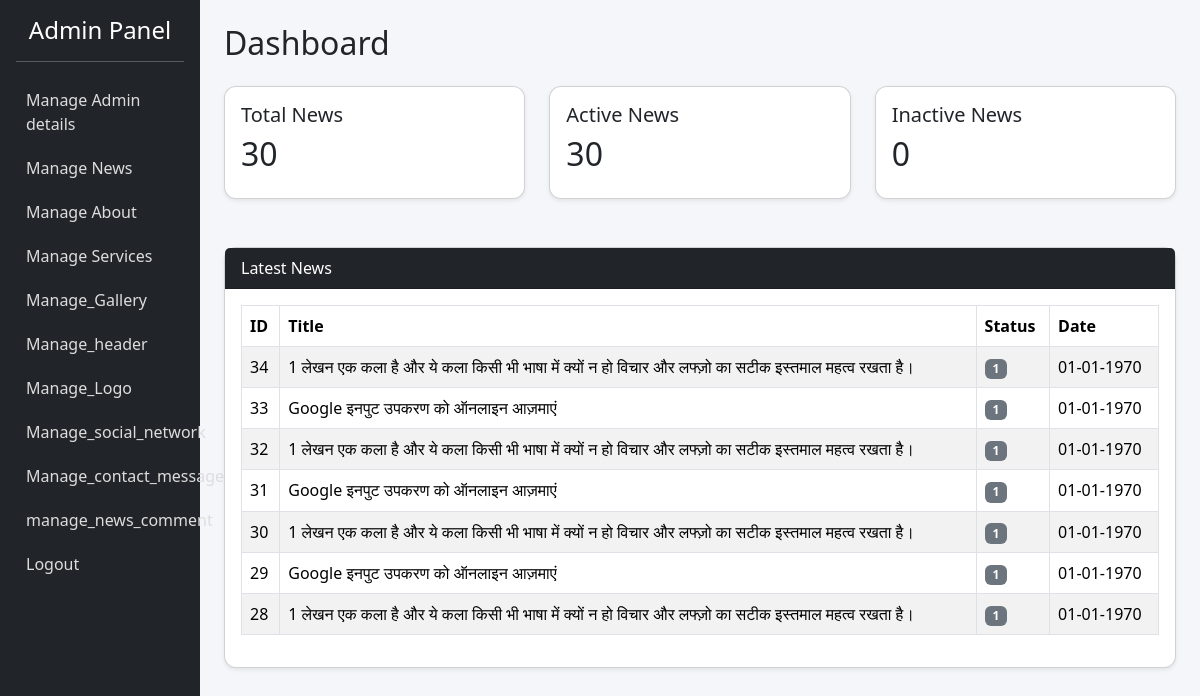
The app's page /admin_dashboard.php (signed in), older data.
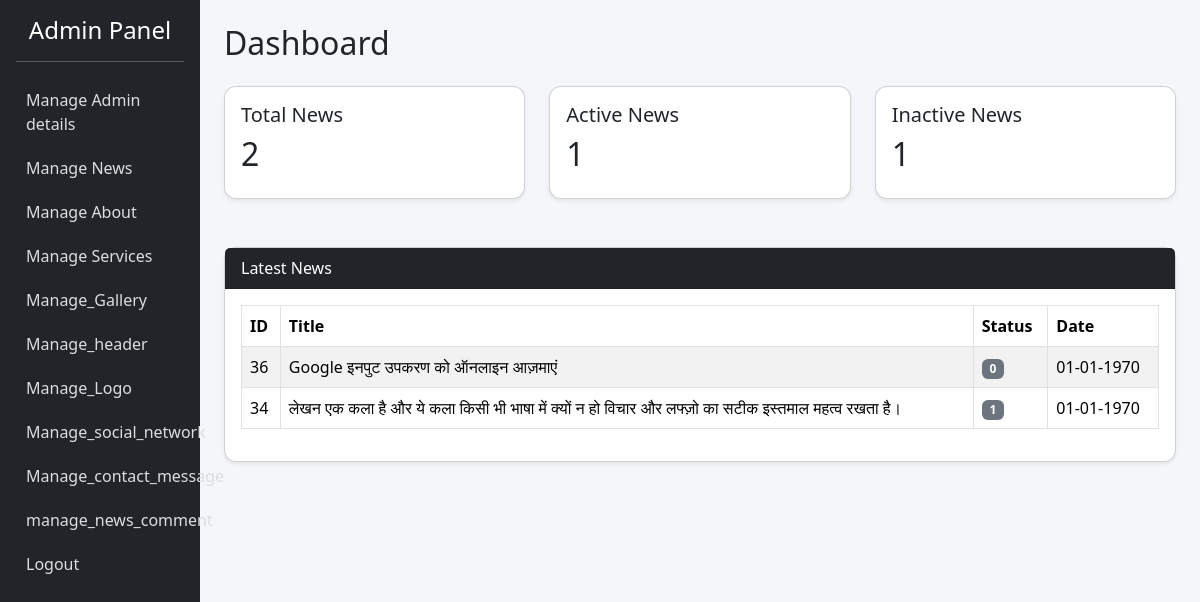
The same page, newer data.
### tables this page shows
CREATE TABLE `news` (
  `id` int(10) NOT NULL,
  `heading` varchar(255) NOT NULL,
  `news_date` timestamp NOT NULL DEFAULT current_timestamp() ON UPDATE current_timestamp(),
  `content` text NOT NULL,
  `img` varchar(255) NOT NULL,
  `video` varchar(255) NOT NULL,
  `status` int(2) NOT NULL DEFAULT 1
);

### admin_dashboard.php (the view, shortened to what this page needs)
<?php
include 'conn.php';
$totalNews = $conn->query("SELECT COUNT(*) AS total FROM news")->fetch_assoc()['total'];
$activeNews = $conn->query("SELECT COUNT(*) AS total FROM news WHERE status=1")->fetch_assoc()['total'];
$inactiveNews = $conn->query("SELECT COUNT(*) AS total FROM news WHERE status=0")->fetch_assoc()['total'];
$newsResult = $conn->query("SELECT * FROM news ORDER BY id DESC LIMIT 7");
?>
<!DOCTYPE html>
<html lang="en">
<head>
    <link href="https://cdn.jsdelivr.net/npm/bootstrap@5.3.2/dist/css/bootstrap.min.css" rel="stylesheet">
</head>
<body>
<div class="container-fluid">
    <div class="row">
        <div class="col-md-2 sidebar p-3">
            <h4 class="text-center">Admin Panel</h4>
            <hr>
            <a href="admin_details.php">Manage Admin details</a>
            <a href="manage_news.php">Manage News</a>
            <a href="manage_about.php">Manage About</a>
            <a href="manage_servises.php">Manage Services</a>
            <a href="manage_gallery.php">Manage_Gallery</a>
            <a href="manage_header.php">Manage_header</a>
            <a href="manage_logo.php">Manage_Logo</a>
             <a href="manage_social_network.php">Manage_social_network</a>
               <a href="manage_contact_message.php">Manage_contact_message</a>
               <a href="manage_news_comment.php">manage_news_comment</a>
            <a href="logout.php">Logout</a>
        </div>
        <div class="col-md-10 p-4">
            <h2>Dashboard</h2>
            <div class="row mt-4">
                <div class="col-md-4">
                    <div class="card shadow-sm p-3">
                        <h5>Total News</h5>
                        <h2><?= $totalNews ?></h2>
                    </div>
                </div>
                <div class="col-md-4">
                    <div class="card shadow-sm p-3">
                        <h5>Active News</h5>
                        <h2><?= $activeNews ?></h2>
                    </div>
                </div>
                <div class="col-md-4">
                    <div class="card shadow-sm p-3">
                        <h5>Inactive News</h5>
                        <h2><?= $inactiveNews ?></h2>
                    </div>
                </div>
            </div>
            <div class="card shadow-sm mt-5">
                <div class="card-header bg-dark text-white">Latest News</div>
                <div class="card-body">
                    <table class="table table-bordered table-striped">
                        <thead>
                            <tr>
                                <th>ID</th>
                                <th>Title</th>
                                <th>Status</th>
                                <th>Date</th>
                            </tr>
                        </thead>
                        <tbody>
                        <?php while($row = $newsResult->fetch_assoc()) { ?>
                            <tr>
                                <td><?= $row['id'] ?></td>
                                <td><?= $row['heading'] ?></td>
                                <td>
                                    <span class="badge bg-<?= $row['status']=='active'?'success':'secondary' ?>">
                                        <?= $row['status'] ?>
                                    </span>
                                </td>
                                <td><?= date('d-m-Y', strtotime($row['content'])) ?></td>
                            </tr>
                        <?php } ?>
                        </tbody>
                    </table>
                </div>
            </div>
        </div>
    </div>
</div>
</body>
</html>

Row changes from the older to the newer data that the page shows:
removed news: id "33", heading "Google इनपुट उपकरण को ऑनलाइन आज़माएं", status "1", content "01-01-1970"
removed news: id "32", heading "1 लेखन एक कला है और ये कला किसी भी भाषा में क्यों न हो विचार और लफ्ज़ो का सटीक इस्तमाल महत्व रखता है।", status "1", content "01-01-1970"
removed news: id "31", heading "Google इनपुट उपकरण को ऑनलाइन आज़माएं", status "1", content "01-01-1970"
removed news: id "30", heading "1 लेखन एक कला है और ये कला किसी भी भाषा में क्यों न हो विचार और लफ्ज़ो का सटीक इस्तमाल महत्व रखता है।", status "1", content "01-01-1970"
removed news: id "29", heading "Google इनपुट उपकरण को ऑनलाइन आज़माएं", status "1", content "01-01-1970"
removed news: id "28", heading "1 लेखन एक कला है और ये कला किसी भी भाषा में क्यों न हो विचार और लफ्ज़ो का सटीक इस्तमाल महत्व रखता है।", status "1", content "01-01-1970"
added news: id "36", heading "Google इनपुट उपकरण को ऑनलाइन आज़माएं", status "0", content "01-01-1970"
changed news id 34: heading "1 लेखन एक कला है और ये कला किसी भी भाषा में क्यों न हो विचार और लफ्ज़ो का सटीक इस्तमाल महत्व रखता है।" → "लेखन एक कला है और ये कला किसी भी भाषा में क्यों न हो विचार और लफ्ज़ो का सटीक इस्तमाल महत्व रखता है।"
Text that changed along with them:
$totalNews: "30" → "2"
$activeNews: "30" → "1"
$inactiveNews: "0" → "1"
